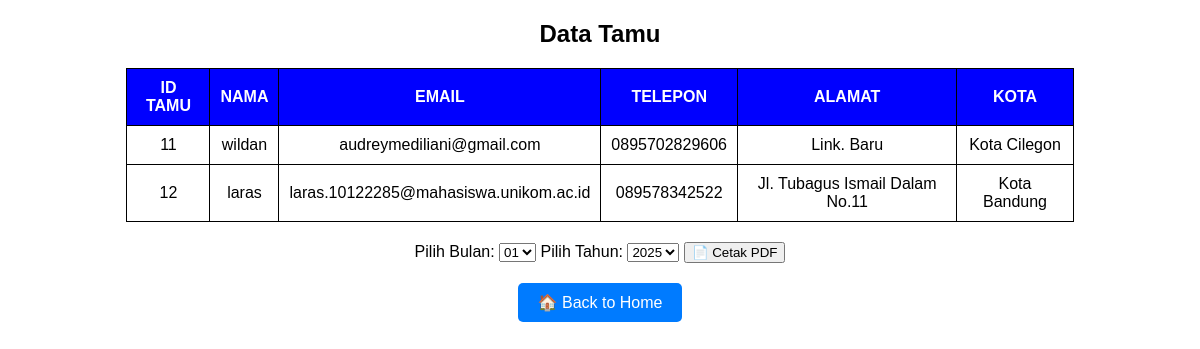
Page /data_tamu.php on the earlier database version.
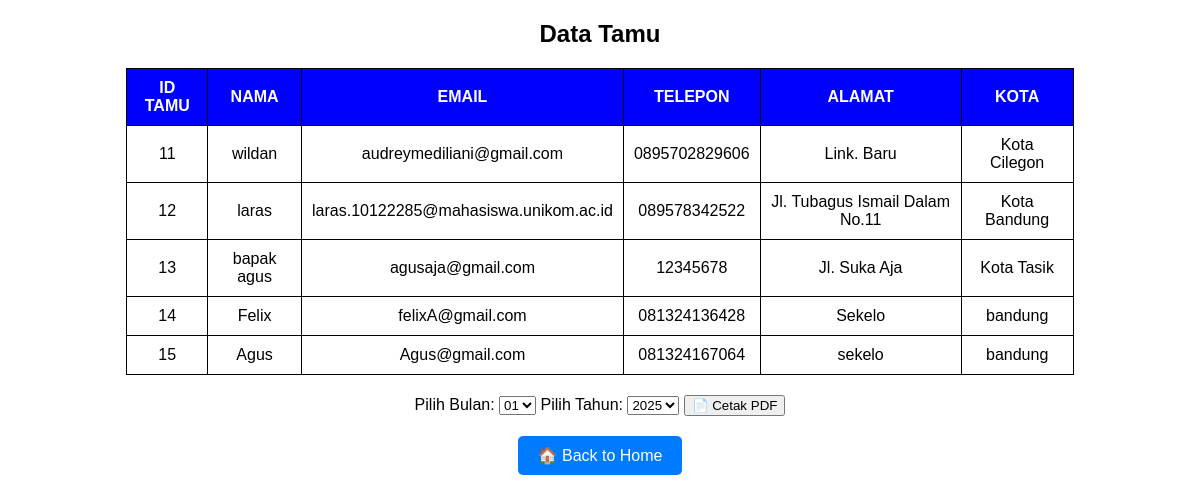
Same page on the later database version.
### tables this page shows
CREATE TABLE `tamu` (
  `tamu_id` int(11) NOT NULL,
  `nama` varchar(100) NOT NULL,
  `email` varchar(255) NOT NULL,
  `telepon` varchar(20) NOT NULL,
  `alamat` varchar(255) DEFAULT NULL,
  `kota` varchar(100) DEFAULT NULL
);

### data_tamu.php (the view, shortened to what this page needs)
<?php
include 'config.php';
$query = "SELECT tamu_id, nama, email, telepon, alamat, kota FROM tamu";
$result = $conn->query($query);
?>
<!DOCTYPE html>
<html lang="id">
<head>
</head>
<body>
    <h2>Data Tamu</h2>
    <table>
        <thead>
            <tr>
                <th>ID TAMU</th>
                <th>NAMA</th>
                <th>EMAIL</th>
                <th>TELEPON</th>
                <th>ALAMAT</th>
                <th>KOTA</th>
            </tr>
        </thead>
        <tbody>
            <?php while ($row = $result->fetch_assoc()) { ?>
                <tr>
                    <td><?= $row['tamu_id']; ?></td>
                    <td><?= $row['nama']; ?></td>
                    <td><?= $row['email']; ?></td>
                    <td><?= $row['telepon']; ?></td>
                    <td><?= $row['alamat']; ?></td>
                    <td><?= $row['kota']; ?></td>
                </tr>
            <?php } ?>
        </tbody>
    </table>
    <form action="cetak_tamu.php" method="GET" style="margin: 20px; text-align: center;">
    <label for="bulan">Pilih Bulan:</label>
    <select name="bulan" required>
        <?php for ($m = 1; $m <= 12; $m++) {
            $month = str_pad($m, 2, '0', STR_PAD_LEFT);
            echo "<option value='$month'>$month</option>";
        } ?>
    </select>
    <label for="tahun">Pilih Tahun:</label>
    <select name="tahun" required>
        <?php
        $yearNow = date('Y');
        for ($y = $yearNow; $y >= ($yearNow - 5); $y--) {
            echo "<option value='$y'>$y</option>";
        }
        ?>
    </select>
    <button type="submit">📄 Cetak PDF</button>
</form>
    <div class="back-button">
        <a href="index.php">🏠 Back to Home</a>
    </div>
</body>
</html>

Differences in the rows shown:
added tamu: tamu_id "13", nama "bapak agus", email "agusaja@gmail.com", telepon "12345678", alamat "Jl. Suka Aja", kota "Kota Tasik"
added tamu: tamu_id "14", nama "Felix", email "felixA@gmail.com", telepon "081324136428", alamat "Sekelo", kota "bandung"
added tamu: tamu_id "15", nama "Agus", email "Agus@gmail.com", telepon "081324167064", alamat "sekelo", kota "bandung"
